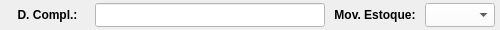
        <widget class="QWidget" name="widget_33" native="true">
         <property name="minimumSize">
          <size>
           <width>0</width>
           <height>30</height>
          </size>
         </property>
         <property name="maximumSize">
          <size>
           <width>16777215</width>
           <height>30</height>
          </size>
         </property>
         <property name="styleSheet">
          <string notr="true"/>
         </property>
         <layout class="QHBoxLayout" name="horizontalLayout_26">
          <property name="spacing">
           <number>5</number>
          </property>
          <property name="leftMargin">
           <number>5</number>
          </property>
          <property name="topMargin">
           <number>3</number>
          </property>
          <property name="rightMargin">
           <number>5</number>
          </property>
          <property name="bottomMargin">
           <number>3</number>
          </property>
          <item>
           <widget class="QLabel" name="label_64">
            <property name="minimumSize">
             <size>
              <width>85</width>
              <height>0</height>
             </size>
            </property>
            <property name="maximumSize">
             <size>
              <width>85</width>
              <height>16777215</height>
             </size>
            </property>
            <property name="font">
             <font>
              <pointsize>9</pointsize>
              <weight>75</weight>
              <bold>true</bold>
             </font>
            </property>
            <property name="text">
             <string>D. Compl.:</string>
            </property>
            <property name="alignment">
             <set>Qt::AlignCenter</set>
            </property>
           </widget>
          </item>
          <item>
           <widget class="QLineEdit" name="line_DescrCompl">
            <property name="sizePolicy">
             <sizepolicy hsizetype="Preferred" vsizetype="Preferred">
              <horstretch>0</horstretch>
              <verstretch>0</verstretch>
             </sizepolicy>
            </property>
            <property name="minimumSize">
             <size>
              <width>230</width>
              <height>0</height>
             </size>
            </property>
            <property name="maximumSize">
             <size>
              <width>16777215</width>
              <height>16777215</height>
             </size>
            </property>
            <property name="font">
             <font>
              <pointsize>9</pointsize>
             </font>
            </property>
            <property name="styleSheet">
             <string notr="true">background-color: rgb(255, 255, 255);</string>
            </property>
            <property name="text">
             <string/>
            </property>
            <property name="maxLength">
             <number>30</number>
            </property>
            <property name="alignment">
             <set>Qt::AlignLeading|Qt::AlignLeft|Qt::AlignVCenter</set>
            </property>
           </widget>
          </item>
          <item>
           <widget class="QLabel" name="label_51">
            <property name="minimumSize">
             <size>
              <width>90</width>
              <height>0</height>
             </size>
            </property>
            <property name="maximumSize">
             <size>
              <width>90</width>
              <height>16777215</height>
             </size>
            </property>
            <property name="font">
             <font>
              <pointsize>9</pointsize>
              <weight>75</weight>
              <bold>true</bold>
             </font>
            </property>
            <property name="text">
             <string>Mov. Estoque:</string>
            </property>
            <property name="alignment">
             <set>Qt::AlignCenter</set>
            </property>
           </widget>
          </item>
          <item>
           <widget class="QComboBox" name="combo_Movimenta">
            <property name="sizePolicy">
             <sizepolicy hsizetype="Preferred" vsizetype="Preferred">
              <horstretch>0</horstretch>
              <verstretch>0</verstretch>
             </sizepolicy>
            </property>
            <property name="minimumSize">
             <size>
              <width>70</width>
              <height>0</height>
             </size>
            </property>
            <property name="maximumSize">
             <size>
              <width>70</width>
              <height>16777215</height>
             </size>
            </property>
            <property name="font">
             <font>
              <pointsize>9</pointsize>
             </font>
            </property>
            <property name="styleSheet">
             <string notr="true">background-color: rgb(255, 255, 255);
text-align: center;</string>
            </property>
            <item>
             <property name="text">
              <string/>
             </property>
            </item>
            <item>
             <property name="text">
              <string>SIM</string>
             </property>
            </item>
            <item>
             <property name="text">
              <string>NÃO</string>
             </property>
            </item>
           </widget>
          </item>
         </layout>
        </widget>
